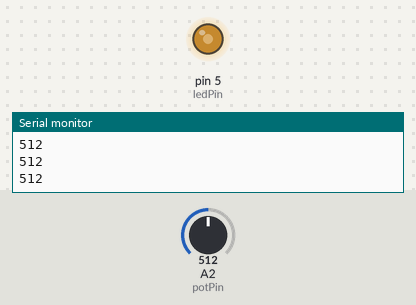
Bench run of a sketch on a simulated Arduino Uno, built with avr-gcc and run on an emulated ATmega328P. Parts: output pins drawn as LEDs (lit = HIGH), the last lines printed to the serial monitor. The inputs (shaded band) are chosen by the test bench; at power-on: A2 (potPin) = 512.

Above: at 1.2 s.
1.3 s: A2 (potPin) set to 716
At 2.0 s:
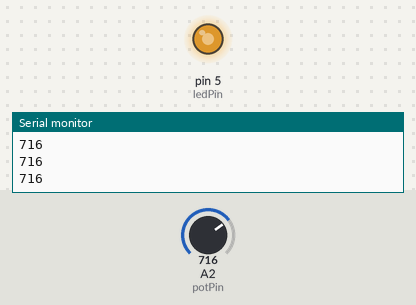
2.8 s: A2 (potPin) set to 900
At 3.2 s:
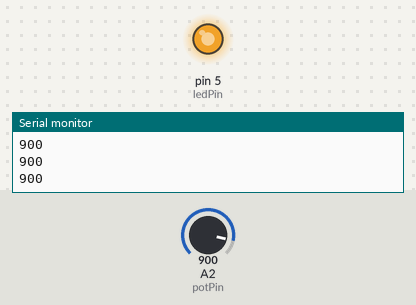
4.3 s: A2 (potPin) set to 122
At 5.5 s:
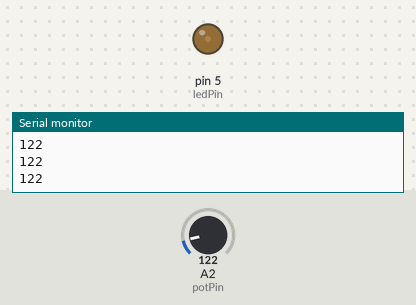
5.8 s: A2 (potPin) set to 0
At 6.6 s:
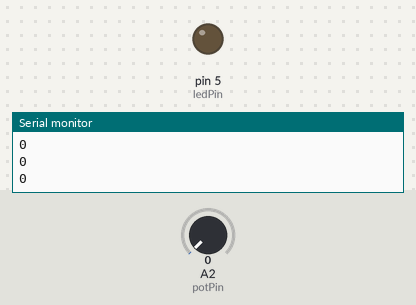
7.3 s: A2 (potPin) set to 511
At 7.7 s:
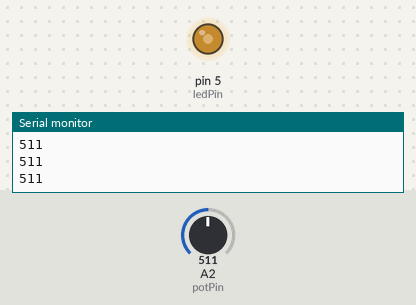
Timing chart, 0 to 9.8 s (numbered marks = the images above; inputs shaded):
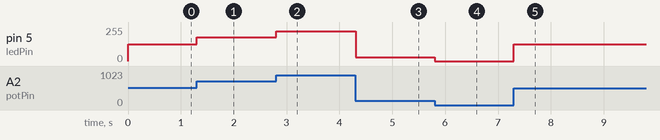

Measured:
- after the input at 1.3 s, pin 5 (ledPin): 127/255 → 178/255 at once
- after the input at 2.8 s, pin 5 (ledPin): 178/255 → 224/255 at once
- after the input at 4.3 s, pin 5 (ledPin): 224/255 → 30/255 at once
- after the input at 5.8 s, pin 5 (ledPin): 30/255 → 0/255 at once
- after the input at 7.3 s, pin 5 (ledPin): 0/255 → 127/255 at once

The sketch:

sketch_jul16a.ino
```cpp
const int potPin = 2;
const int ledPin = 5;

void setup() {
  pinMode(ledPin, OUTPUT);
  Serial.begin(115200);
}

void loop() {
  int potValue = analogRead(potPin);
  int brightness = map(potValue, 0, 1023, 0, 255);

  analogWrite(ledPin, brightness);
  Serial.println(potValue);
  delay(10);

}
```
